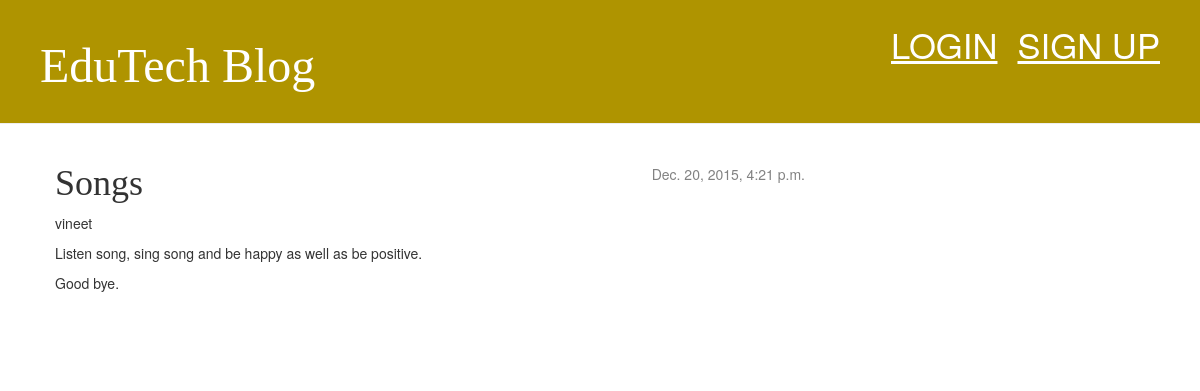
Screenshot of /post/3/ with the database file from the repository.
### blog/models.py (models this page shows, shortened)
class Post(models.Model):
    author = models.ForeignKey('auth.User')
    title = models.CharField(max_length=200)
    text = models.TextField()
    created_date = models.DateTimeField(
            default=timezone.now)
    published_date = models.DateTimeField(
            blank=True, null=True)

### blog/views.py (the view)
# urls.py: url(r'^post/(?P<pk>[0-9]+)/$', views.post_detail, name='post_detail'),
def post_detail(request, pk):
    post = get_object_or_404(Post, pk=pk)
    return render(request, 'blog/post_detail.html', {'post': post})

### blog/templates/blog/post_detail.html (shortened to what this page needs)
{% extends 'blog/base.html' %}
{% block content %}
    <div class="post">
        {% if post.published_date %}
            <div class="date">
                {{ post.published_date }}
            </div>
        {% endif %}
        <h1>{{ post.title }}</h1>
		<p> {{ post.author }}</p>
        <p> {{ post.text|linebreaks }}</p>
    </div>
{% endblock %}

### blog/static/css/blog.css (style rules this page uses)
h1, h2, h3, h4 { font-family: 'Lobster', cursive; }
.date { float: right; color: #828282; }
.post { margin-bottom: 70px; }

### rows the page displays
Post: published_date "Dec. 20, 2015, 4:21 p.m.", title "Songs", author "vineet", text "Listen song, sing song and be happy as well as be positive. Good bye."
